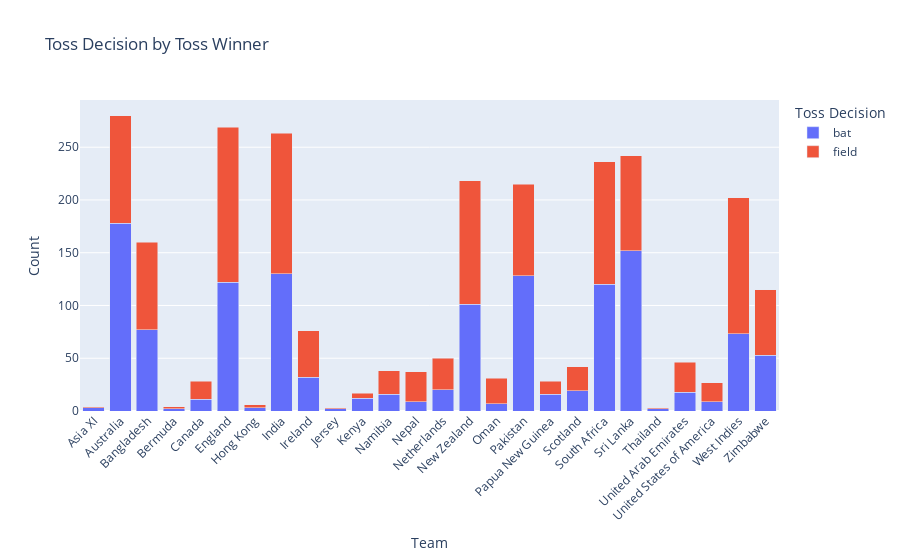

Write notebook code for a chart like this one.
### Code cell
import plotly.express as px

toss_group = df_odies.groupby(['Toss Winner', 'Toss Decision']).size().reset_index(name='Count')
fig = px.bar(toss_group, x='Toss Winner', y='Count', color='Toss Decision', barmode='stack',
             title='Toss Decision by Toss Winner', labels={'Toss Winner':'Team'})
fig.update_layout(xaxis_tickangle=-45)
fig.show()

### Figure 1 — Plotly figure (JSON) as saved in the notebook; plotly's stock layout.template omitted (floating-point values rounded to 4 significant figures)
{"data": [{"alignmentgroup": "True", "hovertemplate": "Toss Decision=bat<br>Team=%{x}<br>Count=%{y}<extra></extra>", "legendgroup": "bat", "marker": {"color": "#636efa", "pattern": {"shape": ""}}, "name": "bat", "offsetgroup": "bat", "orientation": "v", "showlegend": true, "textposition": "auto", "type": "bar", "x": ["Asia XI", "Australia", "Bangladesh", "Bermuda", "Canada", "England", "Hong Kong", "India", "Ireland", "Jersey", "Kenya", "Namibia", "Nepal", "Netherlands", "New Zealand", "Oman", "Pakistan", "Papua New Guinea", "Scotland", "South Africa", "Sri Lanka", "Thailand", "United Arab Emirates", "United States of America", "West Indies", "Zimbabwe"], "xaxis": "x", "y": [3, 178, 77, 2, 11, 122, 3, 130, 32, 2, 12, 16, 9, 20, 101, 7, 128, 16, 19, 120, 152, 2, 18, 9, 73, 53], "yaxis": "y"}, {"alignmentgroup": "True", "hovertemplate": "Toss Decision=field<br>Team=%{x}<br>Count=%{y}<extra></extra>", "legendgroup": "field", "marker": {"color": "#EF553B", "pattern": {"shape": ""}}, "name": "field", "offsetgroup": "field", "orientation": "v", "showlegend": true, "textposition": "auto", "type": "bar", "x": ["Asia XI", "Australia", "Bangladesh", "Bermuda", "Canada", "England", "Hong Kong", "India", "Ireland", "Jersey", "Kenya", "Namibia", "Nepal", "Netherlands", "New Zealand", "Oman", "Pakistan", "Papua New Guinea", "Scotland", "South Africa", "Sri Lanka", "Thailand", "United Arab Emirates", "United States of America", "West Indies", "Zimbabwe"], "xaxis": "x", "y": [1, 102, 83, 2, 17, 147, 3, 133, 44, 1, 5, 22, 28, 30, 117, 24, 87, 12, 23, 116, 90, 1, 28, 18, 129, 62], "yaxis": "y"}], "layout": {"barmode": "stack", "legend": {"title": {"text": "Toss Decision"}, "tracegroupgap": 0}, "title": {"text": "Toss Decision by Toss Winner"}, "xaxis": {"anchor": "y", "domain": [0, 1], "tickangle": -45, "title": {"text": "Team"}}, "yaxis": {"anchor": "x", "domain": [0, 1], "title": {"text": "Count"}}}}
